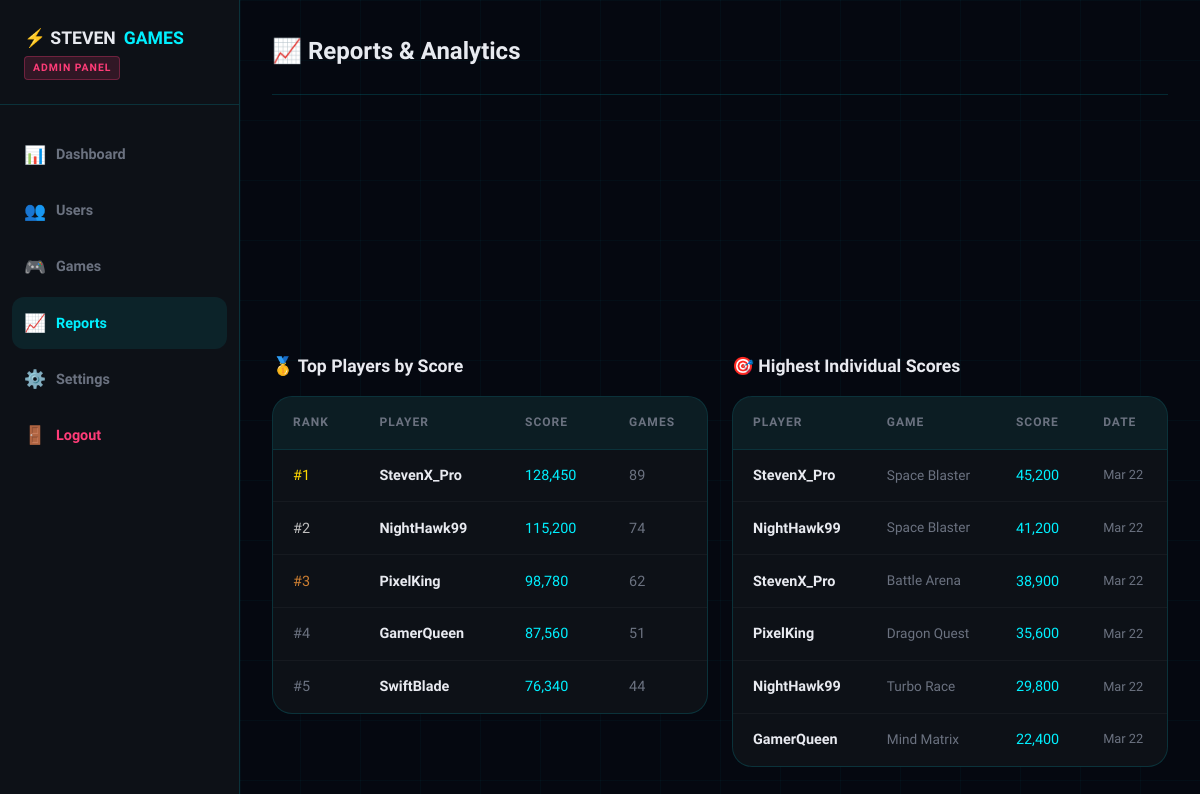
Screenshot of /admin/reports.php (signed in) with the database file from the repository.
### tables this page shows
CREATE TABLE `users` (
  `id` int(11) NOT NULL AUTO_INCREMENT,
  `username` varchar(50) NOT NULL,
  `email` varchar(100) NOT NULL,
  `password` varchar(255) NOT NULL,
  `role` enum('user','admin') NOT NULL DEFAULT 'user',
  `status` enum('active','banned') NOT NULL DEFAULT 'active',
  `score` int(11) NOT NULL DEFAULT 0,
  `games_played` int(11) NOT NULL DEFAULT 0,
  `win_streak` int(11) NOT NULL DEFAULT 0,
  `last_login` datetime DEFAULT NULL,
  `created_at` datetime NOT NULL DEFAULT current_timestamp(),
  PRIMARY KEY (`id`),
  UNIQUE KEY `username` (`username`),
  UNIQUE KEY `email` (`email`)
);

CREATE TABLE `scores` (
  `id` int(11) NOT NULL AUTO_INCREMENT,
  `user_id` int(11) NOT NULL,
  `game_id` int(11) NOT NULL,
  `score` int(11) NOT NULL DEFAULT 0,
  `played_at` datetime NOT NULL DEFAULT current_timestamp(),
  PRIMARY KEY (`id`),
  KEY `user_id` (`user_id`),
  KEY `game_id` (`game_id`)
);

CREATE TABLE `games` (
  `id` int(11) NOT NULL AUTO_INCREMENT,
  `title` varchar(100) NOT NULL,
  `genre` varchar(50) NOT NULL,
  `icon` varchar(10) NOT NULL DEFAULT '🎮',
  `description` text DEFAULT NULL,
  `rating` decimal(3,1) NOT NULL DEFAULT 0.0,
  `plays` int(11) NOT NULL DEFAULT 0,
  `status` enum('active','inactive') NOT NULL DEFAULT 'active',
  `created_at` datetime NOT NULL DEFAULT current_timestamp(),
  PRIMARY KEY (`id`)
);

### admin/reports.php (the view, shortened to what this page needs)
<?php
$db = getDB();
$top_scores    = $db->query("SELECT u.username, g.title, s.score, s.played_at FROM scores s JOIN users u ON s.user_id=u.id JOIN games g ON s.game_id=g.id ORDER BY s.score DESC LIMIT 10")->fetch_all(MYSQLI_ASSOC);
$top_players   = $db->query("SELECT username, score, games_played FROM users WHERE role='user' ORDER BY score DESC LIMIT 5")->fetch_all(MYSQLI_ASSOC);
?>
<!DOCTYPE html>
<html lang="en">
<head>
  <link rel="stylesheet" href="../css/style.css">
</head>
<body>
<div class="particles" id="particles"></div>
<div class="admin-layout">
  <aside class="admin-sidebar">
    <div class="admin-logo">
      <a href="../index.php">⚡ STEVEN<span>GAMES</span></a>
      <div class="admin-badge">ADMIN PANEL</div>
    </div>
    <nav class="admin-nav">
      <a href="index.php"><span class="nav-icon">📊</span> Dashboard</a>
      <a href="users.php"><span class="nav-icon">👥</span> Users</a>
      <a href="games.php"><span class="nav-icon">🎮</span> Games</a>
      <a href="reports.php" class="active"><span class="nav-icon">📈</span> Reports</a>
      <a href="settings.php"><span class="nav-icon">⚙️</span> Settings</a>
      <a href="../logout.php" style="color:var(--accent2)"><span class="nav-icon">🚪</span> Logout</a>
    </nav>
  </aside>
  <main class="admin-main">
    <div class="admin-topbar">
      <h1>📈 Reports & Analytics</h1>
    </div>
    <div class="admin-cards">
    </div>
    <div style="display:grid;grid-template-columns:1fr 1fr;gap:1.5rem">
      <div>
        <div class="section-title">🥇 Top Players by Score</div>
        <div class="data-table">
          <table>
            <thead><tr><th>Rank</th><th>Player</th><th>Score</th><th>Games</th></tr></thead>
            <tbody>
              <?php foreach($top_players as $i => $p): ?>
              <tr>
                <td style="font-family:var(--font-display);color:<?= $i===0?'var(--gold)':($i===1?'#c0c0c0':($i===2?'#cd7f32':'var(--text-muted)')) ?>">#<?= $i+1 ?></td>
                <td><strong><?= htmlspecialchars($p['username']) ?></strong></td>
                <td style="color:var(--accent);font-family:var(--font-display)"><?= number_format($p['score']) ?></td>
                <td style="color:var(--text-muted)"><?= $p['games_played'] ?></td>
              </tr>
              <?php endforeach; ?>
            </tbody>
          </table>
        </div>
      </div>
      <div>
        <div class="section-title">🎯 Highest Individual Scores</div>
        <div class="data-table">
          <table>
            <thead><tr><th>Player</th><th>Game</th><th>Score</th><th>Date</th></tr></thead>
            <tbody>
              <?php foreach($top_scores as $s): ?>
              <tr>
                <td><strong><?= htmlspecialchars($s['username']) ?></strong></td>
                <td style="color:var(--text-muted);font-size:0.85rem"><?= htmlspecialchars($s['title']) ?></td>
                <td style="color:var(--accent);font-family:var(--font-display)"><?= number_format($s['score']) ?></td>
                <td style="color:var(--text-muted);font-size:0.8rem"><?= date('M j', strtotime($s['played_at'])) ?></td>
              </tr>
              <?php endforeach; ?>
            </tbody>
          </table>
        </div>
      </div>
    </div>
  </main>
</div>
</body>
</html>

### css/style.css (style rules this page uses)
:root { --bg-dark: #050810; --bg-card: #0d1117; --bg-nav: rgba(5, 8, 16, 0.95); --accent: #00f0ff; --accent2: #ff3c78; --accent3: #7c3aed; --gold: #ffd700; --text: #e8eaf0; --text-muted: #6b7280; --border: rgba(0, 240, 255, 0.15); --glow: 0 0 20px rgba(0, 240, 255, 0.4); --glow-pink: 0 0 20px rgba(255, 60, 120, 0.4); --card-shadow: 0 8px 32px rgba(0,0,0,0.6); --font-display: 'Orbitron', monospace; --font-body: 'Rajdhani', sans-serif; --radius: 12px; --radius-lg: 20px; }
*, *::before, *::after { box-sizing: border-box; margin: 0; padding: 0; }
html { scroll-behavior: smooth; }
body { font-family: var(--font-body); background: var(--bg-dark); color: var(--text); min-height: 100vh; overflow-x: hidden; font-size: 16px; line-height: 1.6; }
.particles { position: fixed; inset: 0; z-index: 0; pointer-events: none; }
.admin-layout { display: flex; min-height: 100vh; }
.admin-sidebar { width: 240px; background: var(--bg-card); border-right: 1px solid var(--border); position: fixed; left: 0; top: 0; bottom: 0; display: flex; flex-direction: column; padding: 1.5rem 0; z-index: 50; }
.admin-logo { padding: 0 1.5rem 1.5rem; border-bottom: 1px solid var(--border); margin-bottom: 1.5rem; }
.admin-logo a { font-family: var(--font-display); font-weight: 900; font-size: 1.1rem; color: var(--text); text-decoration: none; display: flex; align-items: center; gap: 8px; }
.admin-logo a span { color: var(--accent); }
.admin-badge { display: inline-block; background: rgba(255,60,120,0.15); border: 1px solid rgba(255,60,120,0.3); color: var(--accent2); font-size: 0.65rem; letter-spacing: 1px; padding: 0.15rem 0.5rem; border-radius: 4px; font-weight: 700; margin-top: 4px; }
.admin-nav { flex: 1; padding: 0 0.75rem; }
.admin-nav a { display: flex; align-items: center; gap: 10px; padding: 0.75rem 0.75rem; border-radius: var(--radius); color: var(--text-muted); text-decoration: none; font-weight: 600; font-size: 0.9rem; transition: all 0.2s; margin-bottom: 0.25rem; }
.admin-nav a:hover, .admin-nav a.active { color: var(--accent); background: rgba(0,240,255,0.08); }
.admin-nav a .nav-icon { font-size: 1.1rem; }
.admin-main { margin-left: 240px; flex: 1; padding: 2rem; position: relative; z-index: 1; }
.admin-topbar { display: flex; align-items: center; justify-content: space-between; margin-bottom: 2rem; padding-bottom: 1.5rem; border-bottom: 1px solid var(--border); }
.admin-topbar h1 { font-family: var(--font-display); font-size: 1.5rem; font-weight: 900; }
.admin-cards { display: grid; grid-template-columns: repeat(auto-fill, minmax(220px, 1fr)); gap: 1.25rem; margin-bottom: 2.5rem; }
.data-table { background: var(--bg-card); border: 1px solid var(--border); border-radius: var(--radius-lg); overflow: hidden; }
.data-table table { width: 100%; border-collapse: collapse; }
.data-table th { background: rgba(0,240,255,0.05); padding: 1rem 1.25rem; text-align: left; font-family: var(--font-display); font-size: 0.75rem; letter-spacing: 1px; color: var(--text-muted); font-weight: 700; text-transform: uppercase; border-bottom: 1px solid var(--border); }
.data-table td { padding: 0.9rem 1.25rem; border-bottom: 1px solid rgba(255,255,255,0.04); font-size: 0.9rem; }
.data-table tr:last-child td { border-bottom: none; }
.section-title { font-family: var(--font-display); font-size: 1.1rem; font-weight: 700; margin-bottom: 1rem; display: flex; align-items: center; gap: 8px; }

### rows the page displays
users: username "StevenX_Pro", score "128,450", games_played "89"
users: username "NightHawk99", score "115,200", games_played "74"
users: username "PixelKing", score "98,780", games_played "62"
users: username "GamerQueen", score "87,560", games_played "51"
users: username "SwiftBlade", score "76,340", games_played "44"
scores: user.username "StevenX_Pro", game.title "Space Blaster", score "45,200", played_at "Mar 22"
scores: user.username "NightHawk99", game.title "Space Blaster", score "41,200", played_at "Mar 22"
scores: user.username "StevenX_Pro", game.title "Battle Arena", score "38,900", played_at "Mar 22"
scores: user.username "PixelKing", game.title "Dragon Quest", score "35,600", played_at "Mar 22"
scores: user.username "NightHawk99", game.title "Turbo Race", score "29,800", played_at "Mar 22"
scores: user.username "GamerQueen", game.title "Mind Matrix", score "22,400", played_at "Mar 22"
